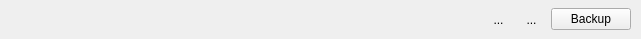
<?xml version="1.0" encoding="UTF-8"?>
<ui version="4.0">
 <class>JobItemWidget</class>
 <widget class="QWidget" name="JobItemWidget">
  <property name="geometry">
   <rect>
    <x>0</x>
    <y>0</y>
    <width>641</width>
    <height>39</height>
   </rect>
  </property>
  <property name="contextMenuPolicy">
   <enum>Qt::ActionsContextMenu</enum>
  </property>
  <property name="windowTitle">
   <string>Form</string>
  </property>
  <layout class="QHBoxLayout" name="horizontalLayout">
   <property name="spacing">
    <number>6</number>
   </property>
   <property name="leftMargin">
    <number>10</number>
   </property>
   <property name="topMargin">
    <number>2</number>
   </property>
   <property name="rightMargin">
    <number>10</number>
   </property>
   <property name="bottomMargin">
    <number>2</number>
   </property>
   <item>
    <widget class="QLabel" name="iconLabel">
     <property name="minimumSize">
      <size>
       <width>20</width>
       <height>20</height>
      </size>
     </property>
     <property name="maximumSize">
      <size>
       <width>20</width>
       <height>20</height>
      </size>
     </property>
     <property name="text">
      <string/>
     </property>
     <property name="pixmap">
      <pixmap resource="../resources/resources.qrc">:/icons/hard-drive-2x.png</pixmap>
     </property>
     <property name="scaledContents">
      <bool>true</bool>
     </property>
    </widget>
   </item>
   <item>
    <widget class="TextLabel" name="nameLabel">
     <property name="text">
      <string/>
     </property>
     <property name="elide" stdset="0">
      <string>Qt::ElideRight</string>
     </property>
    </widget>
   </item>
   <item>
    <widget class="TextLabel" name="detailLabel">
     <property name="sizePolicy">
      <sizepolicy hsizetype="Expanding" vsizetype="Preferred">
       <horstretch>0</horstretch>
       <verstretch>0</verstretch>
      </sizepolicy>
     </property>
     <property name="styleSheet">
      <string notr="true">QLabel {
color: grey;
}</string>
     </property>
     <property name="text">
      <string/>
     </property>
     <property name="elide" stdset="0">
      <string>Qt::ElideRight</string>
     </property>
    </widget>
   </item>
   <item>
    <spacer name="horizontalSpacer">
     <property name="orientation">
      <enum>Qt::Horizontal</enum>
     </property>
     <property name="sizeType">
      <enum>QSizePolicy::Maximum</enum>
     </property>
     <property name="sizeHint" stdset="0">
      <size>
       <width>3</width>
       <height>20</height>
      </size>
     </property>
    </spacer>
   </item>
   <item>
    <widget class="QLabel" name="lastBackupLabel">
     <property name="toolTip">
      <string>Last backup timestamp</string>
     </property>
     <property name="styleSheet">
      <string notr="true">QLabel {
color: grey;
}</string>
     </property>
     <property name="text">
      <string/>
     </property>
    </widget>
   </item>
   <item>
    <widget class="QToolButton" name="inspectButton">
     <property name="minimumSize">
      <size>
       <width>27</width>
       <height>27</height>
      </size>
     </property>
     <property name="maximumSize">
      <size>
       <width>27</width>
       <height>27</height>
      </size>
     </property>
     <property name="toolTip">
      <string>Show Job details</string>
     </property>
     <property name="styleSheet">
      <string notr="true">QToolButton {
border: none;
border-radius: 4px;
}

QToolButton:hover {
background: rgba(179, 190, 255, 120);
}

QToolButton:pressed {
padding-top: 2px;
padding-left: 2px;
}</string>
     </property>
     <property name="text">
      <string>...</string>
     </property>
     <property name="icon">
      <iconset resource="../resources/resources.qrc">
       <normaloff>:/icons/info-2x.png</normaloff>:/icons/info-2x.png</iconset>
     </property>
    </widget>
   </item>
   <item>
    <widget class="QToolButton" name="restoreButton">
     <property name="minimumSize">
      <size>
       <width>27</width>
       <height>27</height>
      </size>
     </property>
     <property name="maximumSize">
      <size>
       <width>27</width>
       <height>27</height>
      </size>
     </property>
     <property name="toolTip">
      <string>Restore archive</string>
     </property>
     <property name="styleSheet">
      <string notr="true">QToolButton {
border: none;
border-radius: 4px;
}

QToolButton:hover {
background: rgba(179, 190, 255, 120);
}

QToolButton:pressed {
padding-top: 2px;
padding-left: 2px;
}</string>
     </property>
     <property name="text">
      <string>...</string>
     </property>
     <property name="icon">
      <iconset resource="../resources/resources.qrc">
       <normaloff>:/icons/action-undo-2x.png</normaloff>:/icons/action-undo-2x.png</iconset>
     </property>
    </widget>
   </item>
   <item>
    <widget class="QPushButton" name="backupButton">
     <property name="sizePolicy">
      <sizepolicy hsizetype="Fixed" vsizetype="Fixed">
       <horstretch>0</horstretch>
       <verstretch>0</verstretch>
      </sizepolicy>
     </property>
     <property name="toolTip">
      <string>Initiate a backup now</string>
     </property>
     <property name="text">
      <string>Backup</string>
     </property>
    </widget>
   </item>
  </layout>
  <action name="actionRestore">
   <property name="icon">
    <iconset resource="../resources/resources.qrc">
     <normaloff>:/icons/action-undo-2x.png</normaloff>:/icons/action-undo-2x.png</iconset>
   </property>
   <property name="text">
    <string>Restore</string>
   </property>
   <property name="toolTip">
    <string>Restore latest backup</string>
   </property>
  </action>
  <action name="actionInspect">
   <property name="icon">
    <iconset resource="../resources/resources.qrc">
     <normaloff>:/icons/info-2x.png</normaloff>:/icons/info-2x.png</iconset>
   </property>
   <property name="text">
    <string>Inspect</string>
   </property>
   <property name="toolTip">
    <string>Show job details</string>
   </property>
  </action>
  <action name="actionBackup">
   <property name="icon">
    <iconset resource="../resources/resources.qrc">
     <normaloff>:/icons/tarsnap_icon_small.png</normaloff>:/icons/tarsnap_icon_small.png</iconset>
   </property>
   <property name="text">
    <string>Backup</string>
   </property>
   <property name="toolTip">
    <string>Execute backup for this job</string>
   </property>
  </action>
  <action name="actionDelete">
   <property name="icon">
    <iconset resource="../resources/resources.qrc">
     <normaloff>:/icons/trash-2x.png</normaloff>:/icons/trash-2x.png</iconset>
   </property>
   <property name="text">
    <string>Delete</string>
   </property>
   <property name="toolTip">
    <string>Delete job</string>
   </property>
  </action>
 </widget>
 <customwidgets>
  <customwidget>
   <class>TextLabel</class>
   <extends>QLabel</extends>
   <header location="global">../widgets/textlabel.h</header>
  </customwidget>
 </customwidgets>
 <resources>
  <include location="../resources/resources.qrc"/>
 </resources>
 <connections/>
</ui>
